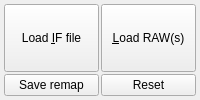
          <widget class="QFrame" name="buttonFrame">
           <property name="sizePolicy">
            <sizepolicy hsizetype="Preferred" vsizetype="Preferred">
             <horstretch>0</horstretch>
             <verstretch>0</verstretch>
            </sizepolicy>
           </property>
           <property name="minimumSize">
            <size>
             <width>0</width>
             <height>0</height>
            </size>
           </property>
           <property name="maximumSize">
            <size>
             <width>16777215</width>
             <height>16777215</height>
            </size>
           </property>
           <layout class="QGridLayout" name="gridLayout_2">
            <property name="leftMargin">
             <number>4</number>
            </property>
            <property name="topMargin">
             <number>4</number>
            </property>
            <property name="rightMargin">
             <number>4</number>
            </property>
            <property name="bottomMargin">
             <number>4</number>
            </property>
            <property name="spacing">
             <number>2</number>
            </property>
            <item row="2" column="0">
             <widget class="QPushButton" name="btnSave">
              <property name="toolTip">
               <string>Save the remapped defects to .IF imager file</string>
              </property>
              <property name="text">
               <string>Save remap</string>
              </property>
             </widget>
            </item>
            <item row="2" column="1">
             <widget class="QPushButton" name="btnReset">
              <property name="toolTip">
               <string>Discard remap and reload defects
from currently opened imager file</string>
              </property>
              <property name="text">
               <string>Reset</string>
              </property>
             </widget>
            </item>
            <item row="0" column="1">
             <widget class="QPushButton" name="btnLoadRaws">
              <property name="sizePolicy">
               <sizepolicy hsizetype="Minimum" vsizetype="Preferred">
                <horstretch>0</horstretch>
                <verstretch>0</verstretch>
               </sizepolicy>
              </property>
              <property name="toolTip">
               <string>Load and display single or multiple RAW
files to start looking for defects. If 
multiple RAW files are selected they are
median stacked to reduce noise.</string>
              </property>
              <property name="text">
               <string>&amp;Load RAW(s)</string>
              </property>
             </widget>
            </item>
            <item row="0" column="0">
             <widget class="QPushButton" name="btnLoadIF">
              <property name="sizePolicy">
               <sizepolicy hsizetype="Minimum" vsizetype="Preferred">
                <horstretch>0</horstretch>
                <verstretch>0</verstretch>
               </sizepolicy>
              </property>
              <property name="toolTip">
               <string>Load the .IF imager calibration 
file for the sensor being remapped</string>
              </property>
              <property name="text">
               <string>Load &amp;IF file</string>
              </property>
             </widget>
            </item>
           </layout>
          </widget>
